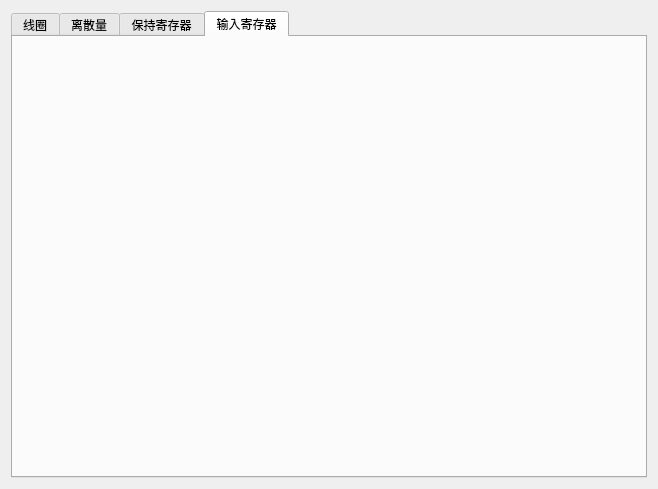
<?xml version="1.0" encoding="UTF-8"?>
<ui version="4.0">
 <class>devTab</class>
 <widget class="QWidget" name="devTab">
  <property name="geometry">
   <rect>
    <x>0</x>
    <y>0</y>
    <width>658</width>
    <height>489</height>
   </rect>
  </property>
  <property name="windowTitle">
   <string>Form</string>
  </property>
  <layout class="QGridLayout" name="gridLayout">
   <item row="0" column="0">
    <widget class="QTabWidget" name="tabWidget">
     <property name="styleSheet">
      <string notr="true"/>
     </property>
     <property name="currentIndex">
      <number>3</number>
     </property>
     <widget class="QWidget" name="tab_0x01">
      <attribute name="title">
       <string>线圈</string>
      </attribute>
     </widget>
     <widget class="QWidget" name="tab_0x02">
      <attribute name="title">
       <string>离散量</string>
      </attribute>
     </widget>
     <widget class="QWidget" name="tab_0x03">
      <attribute name="title">
       <string>保持寄存器</string>
      </attribute>
     </widget>
     <widget class="QWidget" name="tab_0x04">
      <attribute name="title">
       <string>输入寄存器</string>
      </attribute>
     </widget>
    </widget>
   </item>
  </layout>
 </widget>
 <resources/>
 <connections/>
</ui>
